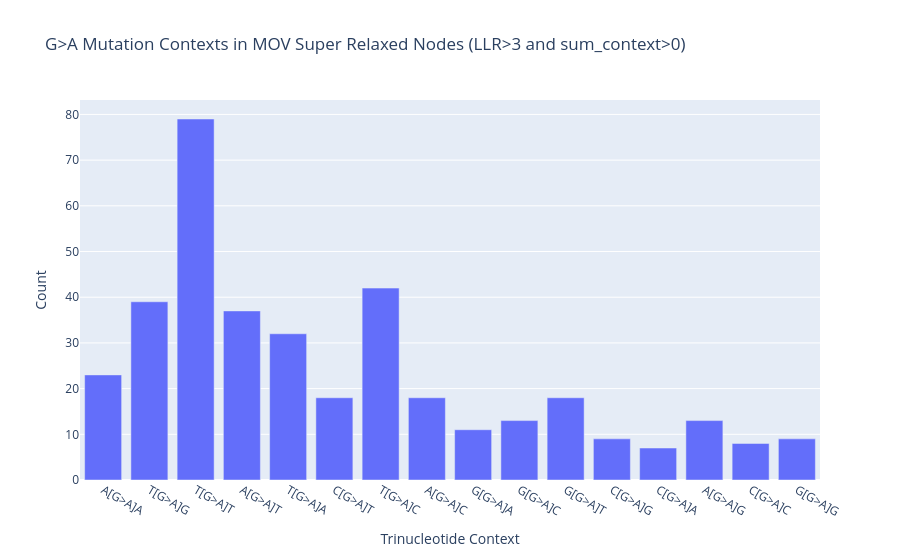

Notebook source saved alongside this figure:
### Code cell
# Convert to dataframe
ga_df = pd.DataFrame(ga_counter.items(), columns=['Mutational_Context', 'Count'])
ga_df['Mutational_Context'] = pd.Categorical(ga_df['Mutational_Context'], categories=order, ordered=True)
ordered = ga_df.sort_values('Mutational_Context')

fig = px.bar(x=list(ordered['Mutational_Context']), y=list(ordered['Count']),
             title='G>A Mutation Contexts in MOV Super Relaxed Nodes (LLR>3 and sum_context>0)')
fig.update_layout(xaxis_title='Trinucleotide Context', yaxis_title='Count')
fig.show()

### Figure 1 — Plotly figure (JSON) as saved in the notebook; plotly's stock layout.template omitted (floating-point values rounded to 4 significant figures)
{"data": [{"hovertemplate": "x=%{x}<br>y=%{y}<extra></extra>", "legendgroup": "", "marker": {"color": "#636efa", "pattern": {"shape": ""}}, "name": "", "orientation": "v", "showlegend": false, "textposition": "auto", "type": "bar", "x": ["A[G>A]A", "T[G>A]G", "T[G>A]T", "A[G>A]T", "T[G>A]A", "C[G>A]T", "T[G>A]C", "A[G>A]C", "G[G>A]A", "G[G>A]C", "G[G>A]T", "C[G>A]G", "C[G>A]A", "A[G>A]G", "C[G>A]C", "G[G>A]G"], "xaxis": "x", "y": [23, 39, 79, 37, 32, 18, 42, 18, 11, 13, 18, 9, 7, 13, 8, 9], "yaxis": "y"}], "layout": {"barmode": "relative", "legend": {"tracegroupgap": 0}, "title": {"text": "G>A Mutation Contexts in MOV Super Relaxed Nodes (LLR>3 and sum_context>0)"}, "xaxis": {"anchor": "y", "domain": [0, 1], "title": {"text": "Trinucleotide Context"}}, "yaxis": {"anchor": "x", "domain": [0, 1], "title": {"text": "Count"}}}}
